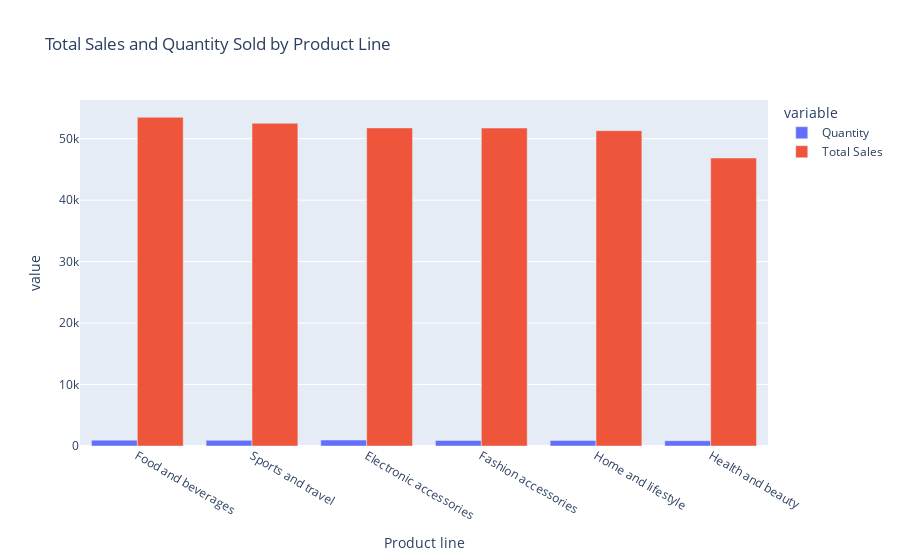

The cell this chart's notebook holds for it:
### Code cell
fig = px.bar(category_sales_sorted, 
             x='Product line', 
             y=['Quantity', 'Total Sales'],
             title='Total Sales and Quantity Sold by Product Line',
             labels={'Quantity': 'Quantity Sold', 'Total': 'Total Sales'},
             barmode='group')

fig.show()

### Figure 1 — Plotly figure (JSON) as saved in the notebook; plotly's stock layout.template omitted (floating-point values rounded to 4 significant figures)
{"data": [{"alignmentgroup": "True", "hovertemplate": "variable=Quantity<br>Product line=%{x}<br>value=%{y}<extra></extra>", "legendgroup": "Quantity", "marker": {"color": "#636efa", "pattern": {"shape": ""}}, "name": "Quantity", "offsetgroup": "Quantity", "orientation": "v", "showlegend": true, "textposition": "auto", "type": "bar", "x": ["Food and beverages", "Sports and travel", "Electronic accessories", "Fashion accessories", "Home and lifestyle", "Health and beauty"], "xaxis": "x", "y": [952, 920, 971, 902, 911, 854], "yaxis": "y"}, {"alignmentgroup": "True", "hovertemplate": "variable=Total Sales<br>Product line=%{x}<br>value=%{y}<extra></extra>", "legendgroup": "Total Sales", "marker": {"color": "#EF553B", "pattern": {"shape": ""}}, "name": "Total Sales", "offsetgroup": "Total Sales", "orientation": "v", "showlegend": true, "textposition": "auto", "type": "bar", "x": ["Food and beverages", "Sports and travel", "Electronic accessories", "Fashion accessories", "Home and lifestyle", "Health and beauty"], "xaxis": "x", "y": [53470.0, 52500.0, 51750.0, 51720.0, 51300.0, 46850.0], "yaxis": "y"}], "layout": {"autosize": true, "barmode": "group", "legend": {"title": {"text": "variable"}, "tracegroupgap": 0}, "title": {"text": "Total Sales and Quantity Sold by Product Line"}, "xaxis": {"anchor": "y", "autorange": true, "domain": [0, 1], "range": [-0.5, 5.5], "title": {"text": "Product line"}, "type": "category"}, "yaxis": {"anchor": "x", "autorange": true, "domain": [0, 1], "range": [0, 56290.0], "title": {"text": "value"}, "type": "linear"}}}
